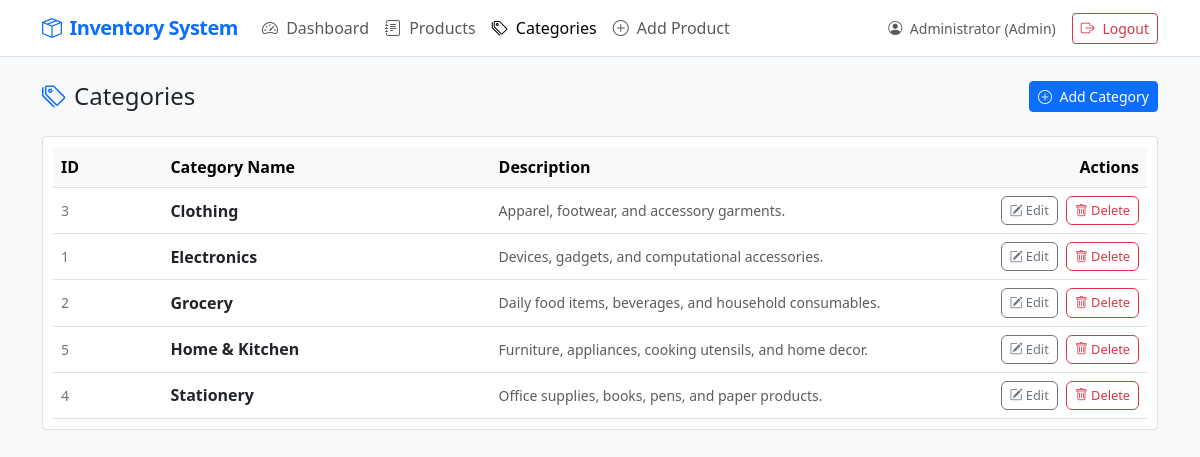
Screenshot of /categories/index.php (signed in) with the database file from the repository.
### tables this page shows
CREATE TABLE IF NOT EXISTS `categories` (
  `id` INT AUTO_INCREMENT PRIMARY KEY,
  `name` VARCHAR(100) NOT NULL UNIQUE,
  `description` TEXT NULL,
  `created_at` DATETIME DEFAULT CURRENT_TIMESTAMP,
  `updated_at` DATETIME DEFAULT CURRENT_TIMESTAMP ON UPDATE CURRENT_TIMESTAMP
);

### auth/auth_check.php (called while the page is built, shortened)
<?php
function generate_csrf_token() {
    return $_SESSION['csrf_token'];
}
function e($value) {
    return htmlspecialchars($value ?? '', ENT_QUOTES, 'UTF-8');
}
?>

### categories/index.php (the view, shortened to what this page needs)
<?php
require_once '../config/database.php';
require_once '../auth/auth_check.php';
try {
    $stmt = $pdo->query("SELECT * FROM categories ORDER BY name ASC");
    $categories = $stmt->fetchAll();
} catch (\PDOException $e) {
    error_log("Failed to fetch categories: " . $e->getMessage());
    $_SESSION['error'] = "Could not retrieve categories. Please check database connectivity.";
    $categories = [];
}
$csrf_token = generate_csrf_token();
require_once '../includes/header.php';
require_once '../includes/navbar.php';
?>
<div class="d-flex justify-content-between align-items-center mb-4">
    <h2 class="h4 mb-0 text-dark font-weight-bold">
        <i class="bi bi-tags me-2 text-primary"></i>Categories
    </h2>
    <a href="/inventory-management-system/categories/add.php" class="btn btn-sm btn-primary">
        <i class="bi bi-plus-circle me-1"></i> Add Category
    </a>
</div>
<div class="table-responsive">
    <table class="table table-hover align-middle mb-0">
        <thead class="table-light">
            <tr>
                <th style="width: 10%;">ID</th>
                <th style="width: 30%;">Category Name</th>
                <th style="width: 45%;">Description</th>
                <th style="width: 15%; text-align: right;">Actions</th>
            </tr>
        </thead>
        <tbody>
            <?php if (empty($categories)): ?>
                <tr>
                    <td colspan="4" class="text-center text-muted py-4">
                        <i class="bi bi-inbox me-1"></i> No categories registered in the database.
                    </td>
                </tr>
            <?php else: ?>
                <?php foreach ($categories as $category): ?>
                    <tr>
                        <td class="text-secondary small"><?php echo e($category['id']); ?></td>
                        <td><strong><?php echo e($category['name']); ?></strong></td>
                        <td class="text-muted small"><?php echo e($category['description'] ?: 'No description provided.'); ?></td>
                        <td style="text-align: right;">
                            <a href="/inventory-management-system/categories/edit.php?id=<?php echo $category['id']; ?>" class="btn btn-xs btn-outline-secondary me-1 py-1 px-2 small" style="font-size: 0.8rem;">
                                <i class="bi bi-pencil-square"></i> Edit
                            </a>
                            <a href="/inventory-management-system/categories/delete.php?id=<?php echo $category['id']; ?>&csrf_token=<?php echo $csrf_token; ?>"
                               class="btn btn-xs btn-outline-danger confirm-delete py-1 px-2 small"
                               data-message="Are you sure you want to delete this category? Product constraints may apply."
                               style="font-size: 0.8rem;">
                                <i class="bi bi-trash"></i> Delete
                            </a>
                        </td>
                    </tr>
                <?php endforeach; ?>
            <?php endif; ?>
        </tbody>
    </table>
</div>

### assets/css/style.css (style rules this page uses)
body { background-color: #f8f9fa; font-family: system-ui, -apple-system, "Segoe UI", Roboto, "Helvetica Neue", Arial, sans-serif; color: #212529; }
.table-responsive { background-color: #fff; border: 1px solid #dee2e6; border-radius: 4px; padding: 10px; }
.table th { font-weight: 600; background-color: #f8f9fa; }

### rows the page displays
categories: id "3", name "Clothing", description "Apparel, footwear, and accessory garments."
categories: id "1", name "Electronics", description "Devices, gadgets, and computational accessories."
categories: id "2", name "Grocery", description "Daily food items, beverages, and household consumables."
categories: id "5", name "Home & Kitchen", description "Furniture, appliances, cooking utensils, and home decor."
categories: id "4", name "Stationery", description "Office supplies, books, pens, and paper products."

### other values shown
$_SESSION['full_name'] "Administrator"
